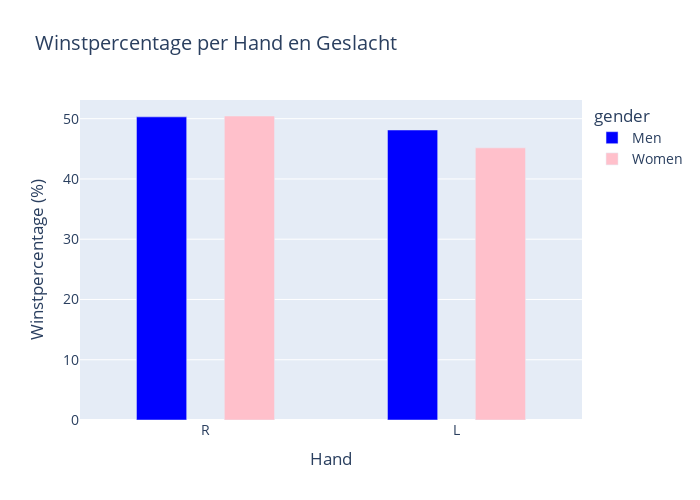

Source (notebook cell):
### Markdown cell above
#### Derde argument eerste perspectief: slagarm

### Code cell
import pandas as pd
import plotly.express as px

# Laad de dataset
df = pd.read_csv('../combined_cleaned_tennis_data.csv')

# Filter de data om alleen wedstrijden te pakken waar links tegen rechts speelt
filtered_data = df[(df['winner_hand'].isin(['R', 'L'])) & (df['loser_hand'].isin(['R', 'L']))]

# Bereken winstpercentages voor 'R' en 'L' met een splitsing op geslacht
win_counts = filtered_data.groupby(['winner_hand', 'gender']).size()
total_matches_winner = filtered_data.groupby(['winner_hand', 'gender']).size()
total_matches_loser = filtered_data.groupby(['loser_hand', 'gender']).size()

# Voeg de totale wedstrijden van winnaars en verliezers samen voor een nauwkeurige berekening
total_matches = total_matches_winner.add(total_matches_loser, fill_value=0)

# Creëer een DataFrame voor winstpercentages
win_percentage = (win_counts / total_matches * 100).reset_index(name='Winning Percentage')

# Interactieve barplot met Plotly
fig = px.bar(win_percentage, x='winner_hand', y='Winning Percentage', color='gender',
             title='Winstpercentage per Hand en Geslacht',
             labels={'winner_hand': 'Hand', 'Winning Percentage': 'Winstpercentage (%)'},
             color_discrete_map={'Men': 'blue', 'Women': 'pink'},
             barmode='group',  # Groepeer de balken
             category_orders={'winner_hand': ['R', 'L'], 'gender': ['Man', 'Vrouw']})

# Stijlen aanpassen voor betere leesbaarheid en smalle balken
fig.update_traces(width=0.2)  # Maak de balken smaller

fig.update_layout(
    font=dict(size=14),  # Grotere lettergrootte voor leesbaarheid
    bargap=0.3,  # Verminder de ruimte tussen de balken
    bargroupgap=0.1,  # Verminder de ruimte tussen de groepen balken
    width=700,  # Totale breedte van de plot aanpassen
    height=500,  # Totale hoogte van de plot aanpassen
)

fig.show()

### Figure 1 — Plotly figure (JSON) as saved in the notebook; plotly's stock layout.template omitted (floating-point values rounded to 4 significant figures)
{"data": [{"alignmentgroup": "True", "hovertemplate": "gender=Men<br>Hand=%{x}<br>Winstpercentage (%)=%{y}<extra></extra>", "legendgroup": "Men", "marker": {"color": "blue", "pattern": {"shape": ""}}, "name": "Men", "offsetgroup": "Men", "orientation": "v", "showlegend": true, "textposition": "auto", "type": "bar", "width": 0.2, "x": ["L", "R"], "xaxis": "x", "y": [48.12, 50.3], "yaxis": "y"}, {"alignmentgroup": "True", "hovertemplate": "gender=Women<br>Hand=%{x}<br>Winstpercentage (%)=%{y}<extra></extra>", "legendgroup": "Women", "marker": {"color": "pink", "pattern": {"shape": ""}}, "name": "Women", "offsetgroup": "Women", "orientation": "v", "showlegend": true, "textposition": "auto", "type": "bar", "width": 0.2, "x": ["L", "R"], "xaxis": "x", "y": [45.16, 50.45], "yaxis": "y"}], "layout": {"bargap": 0.3, "bargroupgap": 0.1, "barmode": "group", "font": {"size": 14}, "height": 500, "legend": {"title": {"text": "gender"}, "tracegroupgap": 0}, "title": {"text": "Winstpercentage per Hand en Geslacht"}, "width": 700, "xaxis": {"anchor": "y", "categoryarray": ["R", "L"], "categoryorder": "array", "domain": [0, 1], "title": {"text": "Hand"}}, "yaxis": {"anchor": "x", "domain": [0, 1], "title": {"text": "Winstpercentage (%)"}}}}
